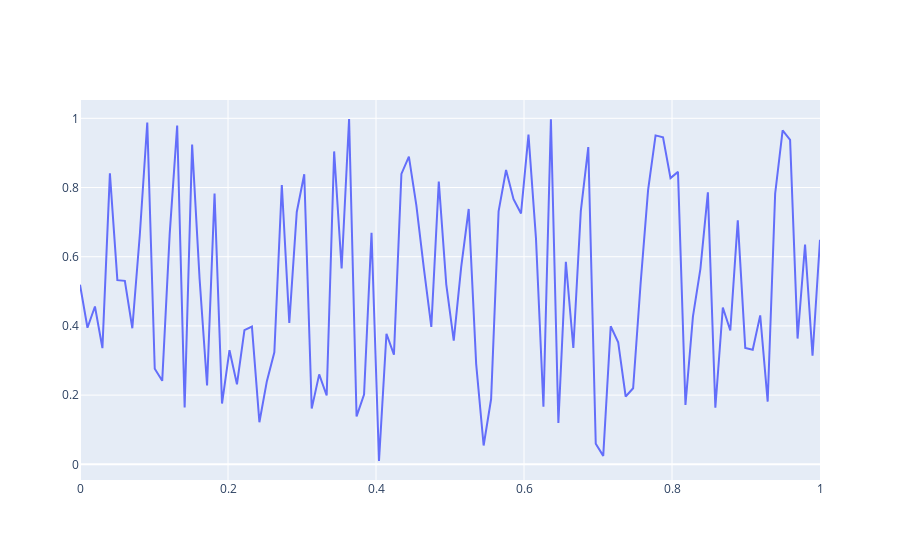
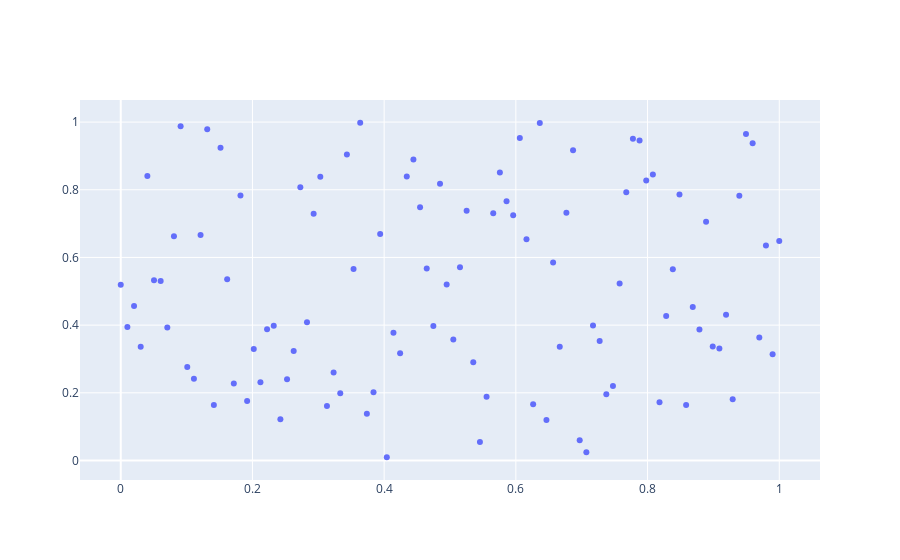

The cell these charts' notebook holds for them, in order:
### Code cell
import numpy as np
from plotly.offline import iplot
import plotly.graph_objs as go
from loggerfile import Log

try:
    x=np.linspace(0,1,100)
    y=np.random.rand(100)

    trace= go.Scatter(
        x=x,
        y=y,
        mode='lines'
        )
    data=[trace]
    figure=go.Figure(data=data)
    iplot(figure)

    trace= go.Scatter(
        x=x,
        y=y,
        mode='markers'
        )
    data=[trace]
    figure=go.Figure(data=data)
    iplot(figure)
except Exception as e:
        loggerfile.Log.logging.error(e)
